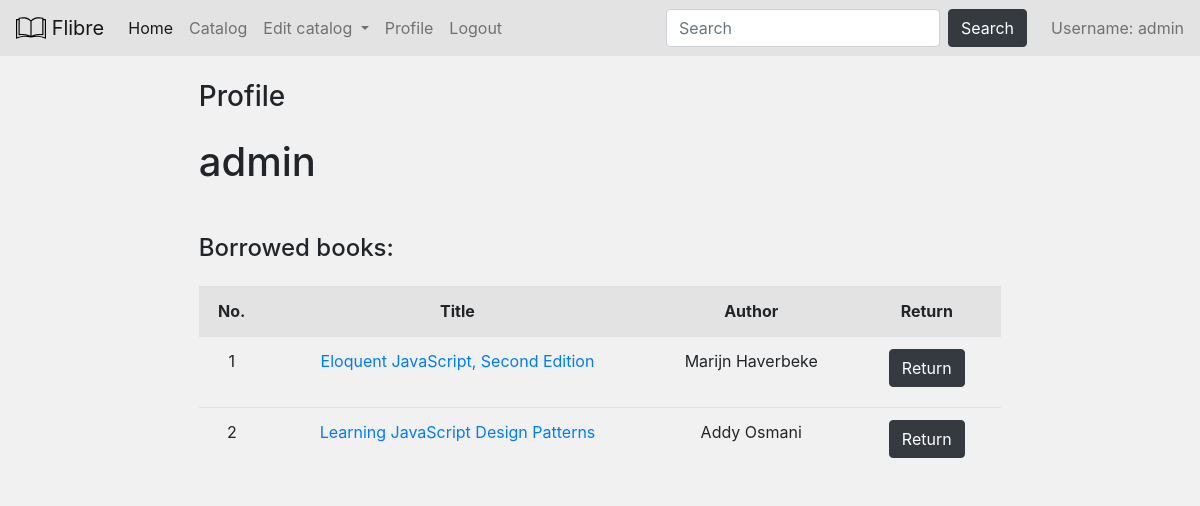
Page /user/admin (signed in) on the earlier database version.
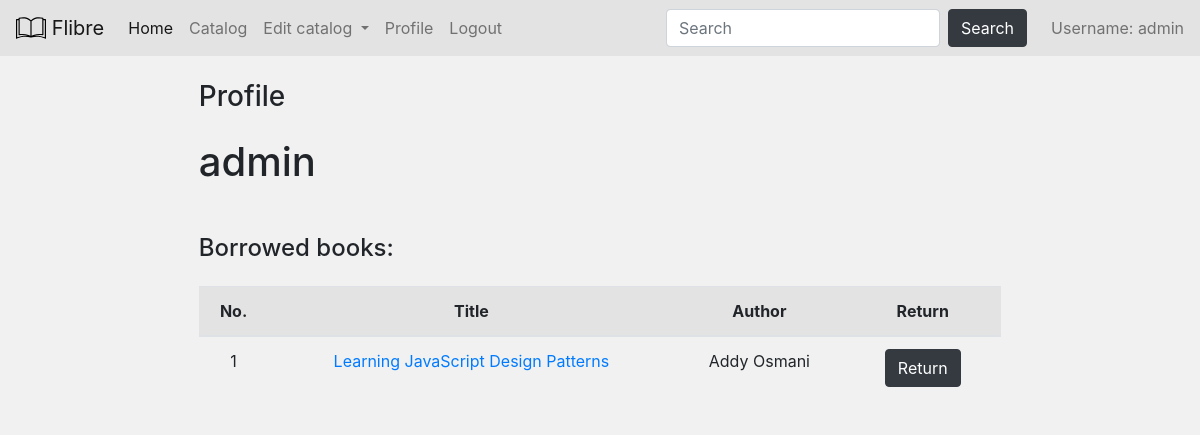
Same page on the later database version.
### db_models.py (models this page shows, shortened)
class Book(Base):
    __tablename__ = 'books'
    id = Column(Integer, primary_key=True)
    author = Column(String(255))
    description = Column(String(1000))
    isbn = Column(Integer)
    pages = Column(Integer)
    published = Column(String(10))
    publisher = Column(String(255))
    subtitle = Column(String(255))
    title = Column(String(255))
    website = Column(String(255))
    user_id = Column(Integer, ForeignKey('users.id'))
    user_ref = relationship('User', back_populates='book_ref')

### routes.py (the view)
@app.route('/user/<username>')
@login_required(lvl=2)
def user_profile(username):
    context = get_default_context()
    if username != context['username']:
        abort(401)
    if not user_exists(username):
        abort(404)
    context['profile_username'] = username
    context['borrowed_books'] = get_borrowed(username)
    context['current_user'] = username == session.get('username')
    return render_template('user_profile.html', **context)

### routes.py (called while the page is built)
def get_session(echo=False):
    engine = create_engine('sqlite:///db/database.db', echo=echo)
    db_session = sessionmaker(bind=engine)
    return db_session()

def get_default_context():
    permission_lvl = get_user_auth_lvl()
    context = {'permission_lvl': permission_lvl,
               'user_id': session.get('user_id'),
               'username': session.get('username')}
    return context

def get_user_auth_lvl():
    if not session.get('user_id'):
        return 3
    db_session = get_session()
    user_data = db_session.query(User.permission_lvl) \
                .filter(User.username == session.get('username')) \
                .one()
    return user_data.permission_lvl

def get_borrowed(username):
    db_session = get_session()
    return db_session.query(Book).join(User).filter(User.username == username).all()

def user_exists(username):
    db_session = get_session()
    return db_session.query(User.id).filter_by(username=username).scalar() is not None

### templates/user_profile.html (shortened to what this page needs)
{% extends 'layout.html' %}
{% block content %}
<div class="container w-75">
  <h3 class="mb-4">Profile</h3>
  <h1 class="mb-5">{{ profile_username }}</h1>
  <h4 class="mb-4">Borrowed books:</h4>
  <table class="table text-center">
    <thead class="mythead">
    <tr>
      <th scope="col">No.</th>
      <th scope="col">Title</th>
      <th scope="col">Author</th>
      <th scope="col">Return</th>
    </tr>
    </thead>
    {% for book in borrowed_books %}
    <tr>
      <td scope="row">{{ loop.index }}</td>
      <td scope="row"><a href="/catalog/books/{{ book['id'] }}">{{ book['title'] }}</a></td>
      <td scope="row">{{ book['author'] }}</td>
      {% if current_user %}
      <td>
        <form action="/catalog/books/return" method="POST">
          <button class="btn btn-dark mb-2 mx-2" name="return_book_id" type="submit" value="{{ book['id'] }}">Return
          </button>
        </form>
      </td>
      {% endif %}
    </tr>
    {% endfor %}
  </table>
</div>
{% endblock %}

Differences in the rows shown:
no longer on this page (row edited): Book: title "Eloquent JavaScript, Second Edition", author "Marijn Haverbeke"
